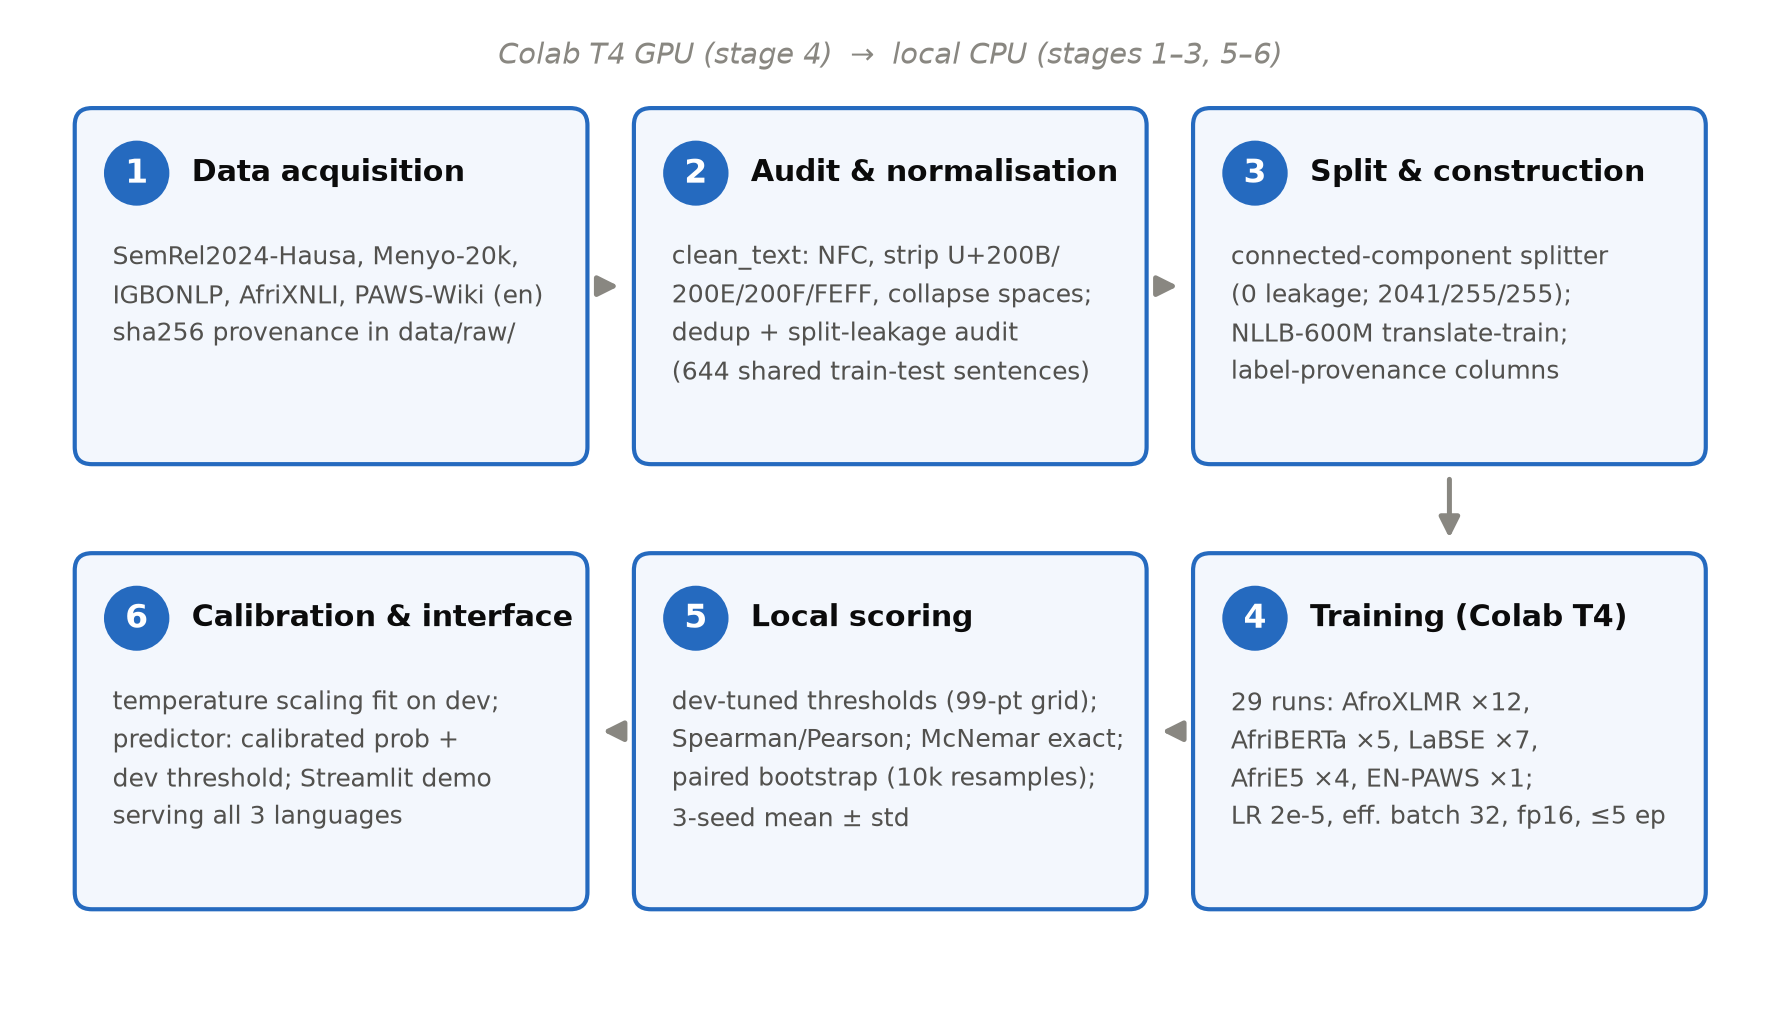

Python code for this plot:
"""Figure 1 - End-to-end system architecture diagram (snake layout, 2 rows x 3 stages).

Grounded in the repository code map:
- data acquisition   src/afripara/data/sources.py + download.py (sha256 provenance)
- audit/normalise    src/afripara/data/audit.py, features/normalization.py
- split/construct    src/afripara/data/splits.py, construct.py, data/mt.py
- training           scripts/colab_train_transformers.py (29 runs, Colab T4)
- local scoring      src/afripara/evaluation/metrics.py
- calibration/demo   scripts/calibrate_models.py, inference/predictor.py, app/demo.py
"""
from __future__ import annotations

import sys
from pathlib import Path

import matplotlib.pyplot as plt
from matplotlib.patches import Circle, FancyArrowPatch, FancyBboxPatch

sys.path.insert(0, str(Path(__file__).resolve().parent))
from figstyle import INK, INK2, MUTED, SEQ, apply_style  # noqa: E402

STAGES = [
    ("1", "Data acquisition",
     "SemRel2024-Hausa, Menyo-20k,\nIGBONLP, AfriXNLI, PAWS-Wiki (en)\nsha256 provenance in data/raw/"),
    ("2", "Audit & normalisation",
     "clean_text: NFC, strip U+200B/\n200E/200F/FEFF, collapse spaces;\ndedup + split-leakage audit\n(644 shared train-test sentences)"),
    ("3", "Split & construction",
     "connected-component splitter\n(0 leakage; 2041/255/255);\nNLLB-600M translate-train;\nlabel-provenance columns"),
    ("4", "Training (Colab T4)",
     "29 runs: AfroXLMR ×12,\nAfriBERTa ×5, LaBSE ×7,\nAfriE5 ×4, EN-PAWS ×1;\nLR 2e-5, eff. batch 32, fp16, ≤5 ep"),
    ("5", "Local scoring",
     "dev-tuned thresholds (99-pt grid);\nSpearman/Pearson; McNemar exact;\npaired bootstrap (10k resamples);\n3-seed mean ± std"),
    ("6", "Calibration & interface",
     "temperature scaling fit on dev;\npredictor: calibrated prob +\ndev threshold; Streamlit demo\nserving all 3 languages"),
]


def draw() -> None:
    apply_style()
    fig, ax = plt.subplots(figsize=(7.4, 4.15))
    ax.set_xlim(0, 100)
    ax.set_ylim(0, 56)
    ax.axis("off")

    box_w, box_h = 29.0, 20.0
    xs = [3.0, 35.5, 68.0]
    ys = {"top": 31.0, "bot": 5.0}

    def box(x, y, num, title, body):
        ax.add_patch(
            FancyBboxPatch(
                (x, y), box_w, box_h,
                boxstyle="round,pad=0.4,rounding_size=1.0",
                linewidth=1.0, edgecolor=SEQ[4], facecolor="#f3f7fd",
            )
        )
        ax.add_patch(Circle((x + 3.2, y + box_h - 3.4), 1.9, facecolor=SEQ[4], edgecolor="none"))
        ax.text(x + 3.2, y + box_h - 3.45, num, ha="center", va="center",
                fontsize=8, fontweight="bold", color="#ffffff")
        ax.text(x + 6.4, y + box_h - 3.4, title, ha="left", va="center",
                fontsize=7.2, fontweight="bold", color=INK)
        ax.text(x + 1.8, y + box_h - 7.2, body, ha="left", va="top",
                fontsize=6.1, color=INK2, linespacing=1.5)

    # Top row: 1 -> 2 -> 3 ; bottom row: 6 <- 5 <- 4 (snake flow)
    for i in range(3):
        num, title, body = STAGES[i]
        box(xs[i], ys["top"], num, title, body)
    for i in range(3):
        num, title, body = STAGES[3 + i]
        box(xs[2 - i], ys["bot"], num, title, body)

    def harrow(x0, x1, y):
        ax.add_patch(FancyArrowPatch((x0, y), (x1, y), arrowstyle="-|>",
                                     mutation_scale=10, linewidth=1.2, color=MUTED))

    top_y = ys["top"] + box_h / 2
    bot_y = ys["bot"] + box_h / 2
    harrow(xs[0] + box_w + 0.8, xs[1] - 0.8, top_y)
    harrow(xs[1] + box_w + 0.8, xs[2] - 0.8, top_y)
    # vertical drop from stage 3 to stage 4 (same column)
    ax.add_patch(FancyArrowPatch((xs[2] + box_w / 2, ys["top"] - 0.8),
                                 (xs[2] + box_w / 2, ys["bot"] + box_h + 0.8),
                                 arrowstyle="-|>", mutation_scale=10,
                                 linewidth=1.2, color=MUTED))
    harrow(xs[2] - 0.8, xs[1] + box_w + 0.8, bot_y)
    harrow(xs[1] - 0.8, xs[0] + box_w + 0.8, bot_y)

    ax.text(50, 54.0, "Colab T4 GPU (stage 4)  →  local CPU (stages 1–3, 5–6)",
            ha="center", fontsize=7.0, color=MUTED, style="italic")

    out = Path(__file__).resolve().parent / "fig1_architecture.png"
    fig.savefig(out)
    print(f"wrote {out}")


if __name__ == "__main__":
    draw()
